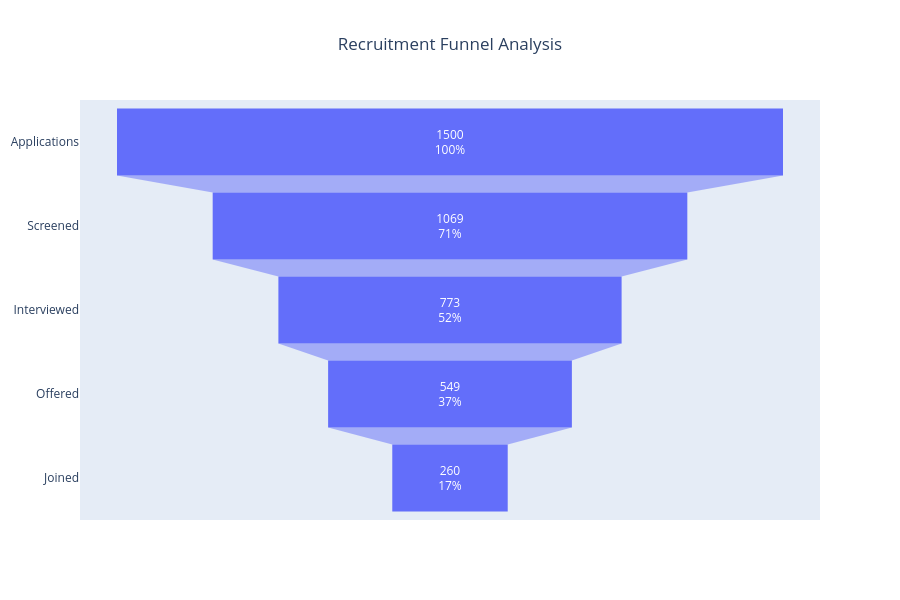

The cell this chart's notebook holds for it:
### Markdown cell above
## Chart 11 — Recruitment Funnel Analysis

**Key Finding:** The recruitment pipeline experiences major candidate drop-offs between screening, interview, and offer acceptance stages.

### Code cell
# =====================================================
# CHART 11 — RECRUITMENT FUNNEL
# =====================================================

import plotly.graph_objects as go

funnel_stages = [
    'Applications',
    'Screened',
    'Interviewed',
    'Offered',
    'Joined'
]

funnel_values = [
    len(recruitment_df),
    recruitment_df['passed_screening'].sum(),
    recruitment_df['passed_interview'].sum(),
    recruitment_df['got_offer'].sum(),
    recruitment_df['accepted_offer'].sum()
]

fig = go.Figure(
    go.Funnel(
        y=funnel_stages,
        x=funnel_values,
        textinfo='value+percent initial'
    )
)

fig.update_layout(
    title='Recruitment Funnel Analysis',
    title_x=0.5,
    height=600
)

fig.show()

### Figure 1 — Plotly figure (JSON) as saved in the notebook; plotly's stock layout.template omitted (floating-point values rounded to 4 significant figures)
{"data": [{"textinfo": "value+percent initial", "type": "funnel", "x": [1500, 1069, 773, 549, 260], "y": ["Applications", "Screened", "Interviewed", "Offered", "Joined"]}], "layout": {"height": 600, "title": {"text": "Recruitment Funnel Analysis", "x": 0.5}}}
